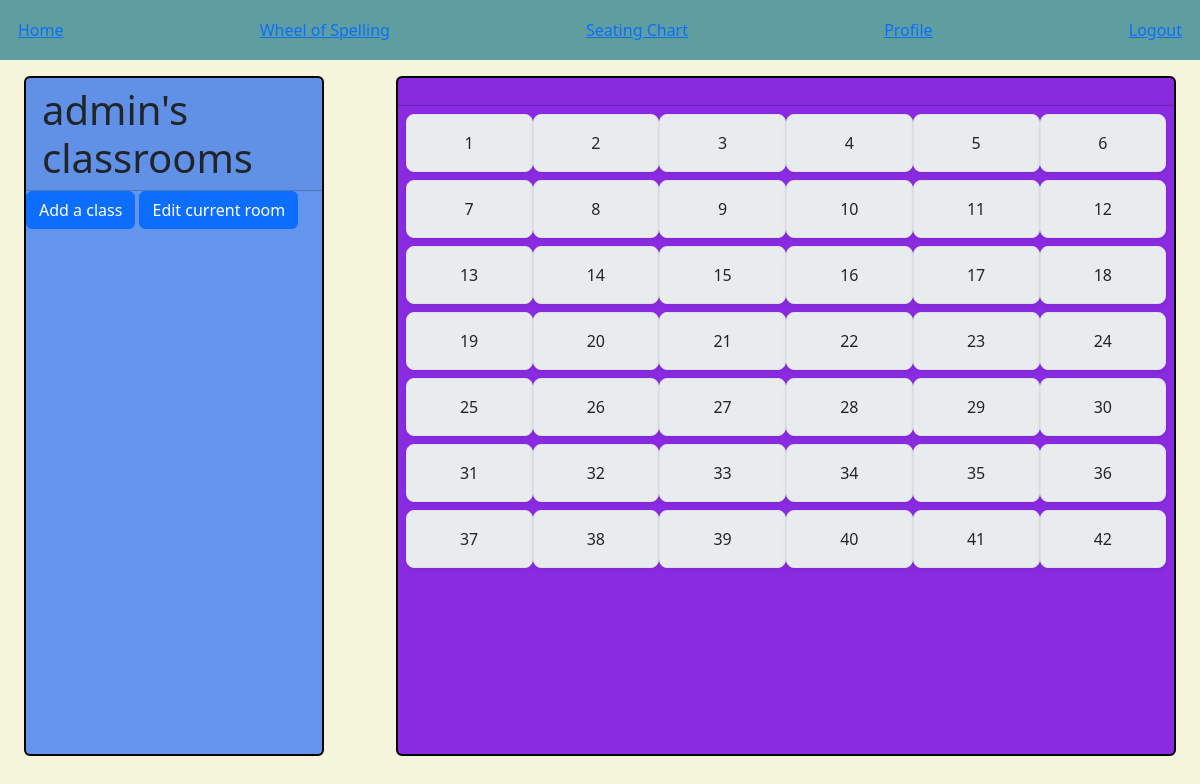
The app's page /profile/class_lists (signed in), older data.
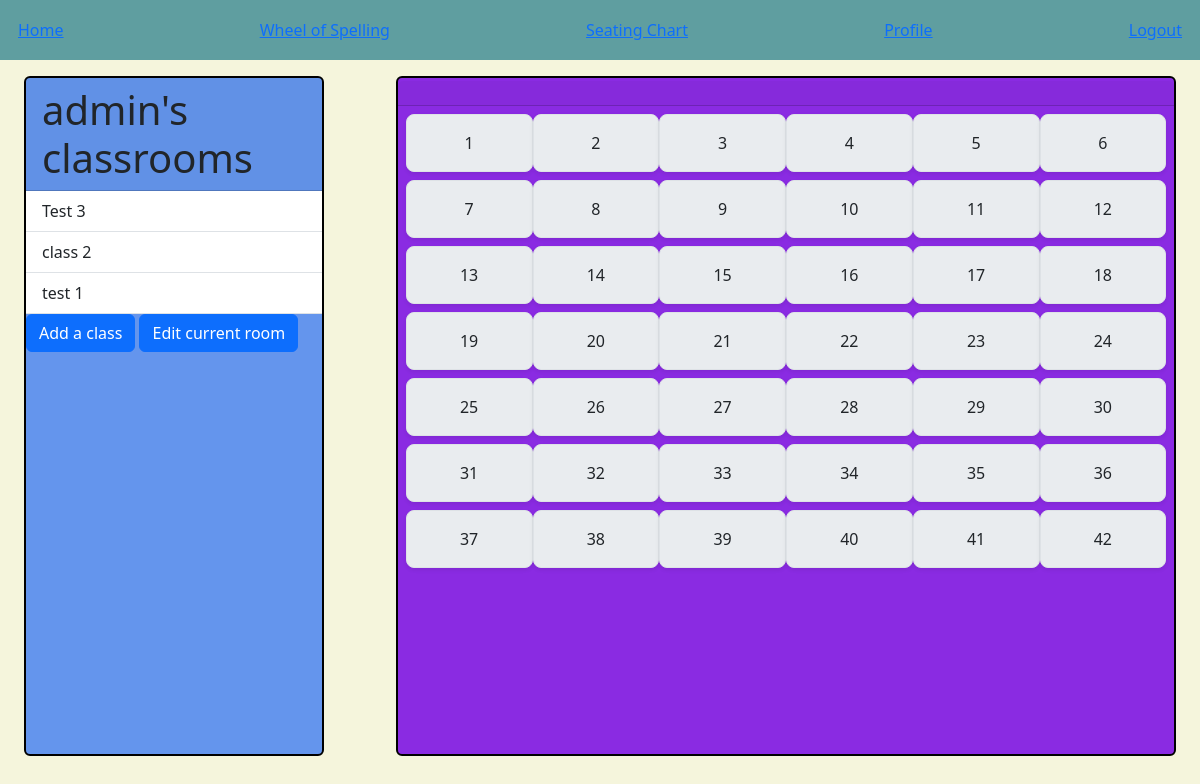
The same page, newer data.
### fortune/models.py (models this page shows, shortened)
class SchoolClass(models.Model):
  teacher = models.ForeignKey(User, on_delete=CASCADE)
  name = models.CharField(max_length=15)
  class Meta:
    unique_together = ("teacher", "name")

### fortune/views.py (the view)
# urls.py: path('profile/class_lists', views.class_lists, name='classes'),
@login_required
def class_lists(request):
    user = request.user
    classroom = SchoolClass.objects.filter(teacher = request.user)
    return render(request, 'fortune/class_list.html', {
        'user': user,
        'classes': classroom
    })

### fortune/templates/fortune/class_list.html (shortened to what this page needs)
{% extends "fortune/layout.html" %}
{% load static %}
{% block body %}
<div id="menu" class="card">
    <h1 class="card-header">{{user.username}}'s classrooms</h1>
    <ul class="list-group list-group-flush">
        {% if classes %}
        {% for class in classes %}
        <li class="classname list-group-item" data-id="{{class.id}}">{{class.name}}</li>
        {% endfor %}
        {% endif %}
    <div id="btn-div">
        <button id="add-room" class="btn btn-primary">Add a class</button>
        <button id="edit-room" class="btn btn-primary">Edit current room</button>
    </div>
</div>
<div id="classroom-card" class="card">
    <div class="card-header">
    </div>
    <div id="classroom-view" class="row">
    </div>
</div>
{% endblock %}

Row changes from the older to the newer data that the page shows:
added SchoolClass: name "Test 3"
added SchoolClass: name "class 2"
added SchoolClass: name "test 1"
